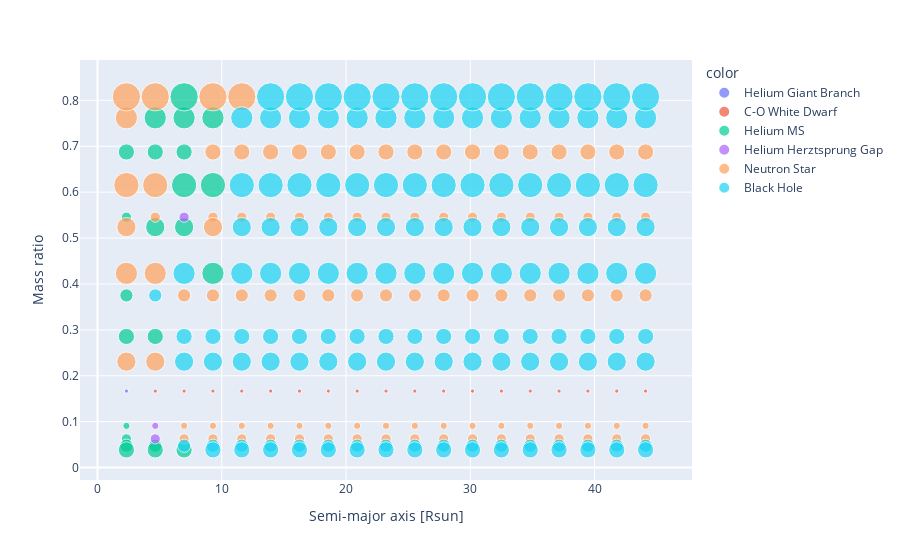

Notebook source saved alongside this figure:
### Code cell
fig = px.scatter(x=semi_major_axes, y=mass_ratios, size=np.square(total_masses), color=stellar_types,
                 hover_name=stellar_types,
                 hover_data={
                     'Semi-major axis': semi_major_axes,
                     'Total mass': total_masses,
                     'Merger': mergers
                 })
fig.update_xaxes(title="Semi-major axis [Rsun]")
fig.update_yaxes(title="Mass ratio")

### Figure 1 — Plotly figure (JSON) as saved in the notebook; plotly's stock layout.template omitted (floating-point values rounded to 4 significant figures; data arrays with more than 128 entries replaced by an {"elided": "..."} marker saying what was removed)
{"data": [{"customdata": [[2.326, 7, "Yes"]], "hovertemplate": "<b>%{hovertext}</b><br><br>color=Helium Giant Branch<br>x=%{x}<br>y=%{y}<br>size=%{marker.size}<br>Semi-major axis=%{customdata[0]}<br>Total mass=%{customdata[1]}<br>Merger=%{customdata[2]}<extra></extra>", "hovertext": ["Helium Giant Branch"], "legendgroup": "Helium Giant Branch", "marker": {"color": "#636efa", "size": [49], "sizemode": "area", "sizeref": 5.522, "symbol": "circle"}, "mode": "markers", "name": "Helium Giant Branch", "orientation": "v", "showlegend": true, "type": "scatter", "x": [2.326], "xaxis": "x", "y": [0.1667], "yaxis": "y"}, {"customdata": [[4.647, 7, "No"], [6.968, 7, "No"], [9.289, 7, "No"], [11.61, 7, "No"], [13.93, 7, "No"], [16.25, 7, "No"], [18.57, 7, "No"], [20.89, 7, "No"], [23.22, 7, "No"], [25.54, 7, "No"], [27.86, 7, "No"], [30.18, 7, "No"], [32.5, 7, "No"], [34.82, 7, "No"], [37.14, 7, "No"], [39.46, 7, "No"], [41.79, 7, "No"], [44.11, 7, "No"]], "hovertemplate": "<b>%{hovertext}</b><br><br>color=C-O White Dwarf<br>x=%{x}<br>y=%{y}<br>size=%{marker.size}<br>Semi-major axis=%{customdata[0]}<br>Total mass=%{customdata[1]}<br>Merger=%{customdata[2]}<extra></extra>", "hovertext": ["C-O White Dwarf", "C-O White Dwarf", "C-O White Dwarf", "C-O White Dwarf", "C-O White Dwarf", "C-O White Dwarf", "C-O White Dwarf", "C-O White Dwarf", "C-O White Dwarf", "C-O White Dwarf", "C-O White Dwarf", "C-O White Dwarf", "C-O White Dwarf", "C-O White Dwarf", "C-O White Dwarf", "C-O White Dwarf", "C-O White Dwarf", "C-O White Dwarf"], "legendgroup": "C-O White Dwarf", "marker": {"color": "#EF553B", "size": [49, 49, 49, 49, 49, 49, 49, 49, 49, 49, 49, 49, 49, 49, 49, 49, 49, 49], "sizemode": "area", "sizeref": 5.522, "symbol": "circle"}, "mode": "markers", "name": "C-O White Dwarf", "orientation": "v", "showlegend": true, "type": "scatter", "x": [4.647, 6.968, 9.289, 11.61, 13.93, 16.25, 18.57, 20.89, 23.22, 25.54, 27.86, 30.18, 32.5, 34.82, 37.14, 39.46, 41.79, 44.11], "xaxis": "x", "y": [0.1667, 0.1667, 0.1667, 0.1667, 0.1667, 0.1667, 0.1667, 0.1667, 0.1667, 0.1667, 0.1667, 0.1667, 0.1667, 0.1667, 0.1667, 0.1667, 0.1667, 0.1667], "yaxis": "y"}, {"customdata": [[2.326, 12, "Yes"], [2.326, 17, "Yes"], [2.326, 17, "Yes"], [2.326, 22, "Yes"], [2.326, 27, "Yes"], [4.647, 27, "Yes"], [6.968, 27, "Yes"], [2.326, 22, "Yes"], [4.647, 22, "Yes"], [2.326, 27, "Yes"], [4.647, 27, "Yes"], [4.647, 32, "Yes"], [6.968, 32, "Yes"], [4.647, 37, "Yes"], [6.968, 37, "Yes"], [9.289, 37, "Yes"], [2.326, 27, "Yes"], [4.647, 27, "Yes"], [6.968, 27, "Yes"], [9.289, 37, "Yes"], [6.968, 42, "Yes"], [9.289, 42, "Yes"], [6.968, 47, "Yes"]], "hovertemplate": "<b>%{hovertext}</b><br><br>color=Helium MS<br>x=%{x}<br>y=%{y}<br>size=%{marker.size}<br>Semi-major axis=%{customdata[0]}<br>Total mass=%{customdata[1]}<br>Merger=%{customdata[2]}<extra></extra>", "hovertext": ["Helium MS", "Helium MS", "Helium MS", "Helium MS", "Helium MS", "Helium MS", "Helium MS", "Helium MS", "Helium MS", "Helium MS", "Helium MS", "Helium MS", "Helium MS", "Helium MS", "Helium MS", "Helium MS", "Helium MS", "Helium MS", "Helium MS", "Helium MS", "Helium MS", "Helium MS", "Helium MS"], "legendgroup": "Helium MS", "marker": {"color": "#00cc96", "size": [144, 289, 289, 484, 729, 729, 729, 484, 484, 729, 729, 1024, 1024, 1369, 1369, 1369, 729, 729, 729, 1369, 1764, 1764, 2209], "sizemode": "area", "sizeref": 5.522, "symbol": "circle"}, "mode": "markers", "name": "Helium MS", "orientation": "v", "showlegend": true, "type": "scatter", "x": [2.326, 2.326, 2.326, 2.326, 2.326, 4.647, 6.968, 2.326, 4.647, 2.326, 4.647, 4.647, 6.968, 4.647, 6.968, 9.289, 2.326, 4.647, 6.968, 9.289, 6.968, 9.289, 6.968], "xaxis": "x", "y": [0.09091, 0.5455, 0.0625, 0.375, 0.6875, 0.6875, 0.6875, 0.04762, 0.04762, 0.2857, 0.2857, 0.5238, 0.5238, 0.7619, 0.7619, 0.7619, 0.03846, 0.03846, 0.03846, 0.4231, 0.6154, 0.6154, 0.8077], "yaxis": "y"}, {"customdata": [[4.647, 12, "Yes"], [6.968, 17, "Yes"], [4.647, 17, "Yes"]], "hovertemplate": "<b>%{hovertext}</b><br><br>color=Helium Herztsprung Gap<br>x=%{x}<br>y=%{y}<br>size=%{marker.size}<br>Semi-major axis=%{customdata[0]}<br>Total mass=%{customdata[1]}<br>Merger=%{customdata[2]}<extra></extra>", "hovertext": ["Helium Herztsprung Gap", "Helium Herztsprung Gap", "Helium Herztsprung Gap"], "legendgroup": "Helium Herztsprung Gap", "marker": {"color": "#ab63fa", "size": [144, 289, 289], "sizemode": "area", "sizeref": 5.522, "symbol": "circle"}, "mode": "markers", "name": "Helium Herztsprung Gap", "orientation": "v", "showlegend": true, "type": "scatter", "x": [4.647, 6.968, 4.647], "xaxis": "x", "y": [0.09091, 0.5455, 0.0625], "yaxis": "y"}, {"customdata": {"elided": "97x3 mixed values"}, "hovertemplate": "<b>%{hovertext}</b><br><br>color=Neutron Star<br>x=%{x}<br>y=%{y}<br>size=%{marker.size}<br>Semi-major axis=%{customdata[0]}<br>Total mass=%{customdata[1]}<br>Merger=%{customdata[2]}<extra></extra>", "hovertext": ["Neutron Star", "Neutron Star", "Neutron Star", "Neutron Star", "Neutron Star", "Neutron Star", "Neutron Star", "Neutron Star", "Neutron Star", "Neutron Star", "Neutron Star", "Neutron Star", "Neutron Star", "Neutron Star", "Neutron Star", "Neutron Star", "Neutron Star", "Neutron Star", "Neutron Star", "Neutron Star", "Neutron Star", "Neutron Star", "Neutron Star", "Neutron Star", "Neutron Star", "Neutron Star", "Neutron Star", "Neutron Star", "Neutron Star", "Neutron Star", "Neutron Star", "Neutron Star", "Neutron Star", "Neutron Star", "Neutron Star", "Neutron Star", "Neutron Star", "Neutron Star", "Neutron Star", "Neutron Star", "Neutron Star", "Neutron Star", "Neutron Star", "Neutron Star", "Neutron Star", "Neutron Star", "Neutron Star", "Neutron Star", "Neutron Star", "Neutron Star", "Neutron Star", "Neutron Star", "Neutron Star", "Neutron Star", "Neutron Star", "Neutron Star", "Neutron Star", "Neutron Star", "Neutron Star", "Neutron Star", "Neutron Star", "Neutron Star", "Neutron Star", "Neutron Star", "Neutron Star", "Neutron Star", "Neutron Star", "Neutron Star", "Neutron Star", "Neutron Star", "Neutron Star", "Neutron Star", "Neutron Star", "Neutron Star", "Neutron Star", "Neutron Star", "Neutron Star", "Neutron Star", "Neutron Star", "Neutron Star", "Neutron Star", "Neutron Star", "Neutron Star", "Neutron Star", "Neutron Star", "Neutron Star", "Neutron Star", "Neutron Star", "Neutron Star", "Neutron Star", "Neutron Star", "Neutron Star", "Neutron Star", "Neutron Star", "Neutron Star", "Neutron Star", "Neutron Star"], "legendgroup": "Neutron Star", "marker": {"color": "#FFA15A", "size": [144, 144, 144, 144, 144, 144, 144, 144, 144, 144, 144, 144, 144, 144, 144, 144, 144, 289, 289, 289, 289, 289, 289, 289, 289, 289, 289, 289, 289, 289, 289, 289, 289, 289, 289, 289, 289, 289, 289, 289, 289, 289, 289, 289, 289, 289, 289, 289, 289, 289, 289, 484, 484, 484, 484, 484, 484, 484, 484, 484, 484, 484, 484, 484, 484, 484, 484, 484, 729, 729, 729, 729, 729, 729, 729, 729, 729, 729, 729, 729, 729, 729, 729, 729, 1024, 1024, 1369, 1024, 1024, 1369, 1369, 1764, 1764, 2209, 2209, 2209, 2209], "sizemode": "area", "sizeref": 5.522, "symbol": "circle"}, "mode": "markers", "name": "Neutron Star", "orientation": "v", "showlegend": true, "type": "scatter", "x": [6.968, 9.289, 11.61, 13.93, 16.25, 18.57, 20.89, 23.22, 25.54, 27.86, 30.18, 32.5, 34.82, 37.14, 39.46, 41.79, 44.11, 4.647, 9.289, 11.61, 13.93, 16.25, 18.57, 20.89, 23.22, 25.54, 27.86, 30.18, 32.5, 34.82, 37.14, 39.46, 41.79, 44.11, 6.968, 9.289, 11.61, 13.93, 16.25, 18.57, 20.89, 23.22, 25.54, 27.86, 30.18, 32.5, 34.82, 37.14, 39.46, 41.79, 44.11, 6.968, 9.289, 11.61, 13.93, 16.25, 18.57, 20.89, 23.22, 25.54, 27.86, 30.18, 32.5, 34.82, 37.14, 39.46, 41.79, 44.11, 9.289, 11.61, 13.93, 16.25, 18.57, 20.89, 23.22, 25.54, 27.86, 30.18, 32.5, 34.82, 37.14, 39.46, 41.79, 44.11, 2.326, 9.289, 2.326, 2.326, 4.647, 2.326, 4.647, 2.326, 4.647, 2.326, 4.647, 9.289, 11.61], "xaxis": "x", "y": [0.09091, 0.09091, 0.09091, 0.09091, 0.09091, 0.09091, 0.09091, 0.09091, 0.09091, 0.09091, 0.09091, 0.09091, 0.09091, 0.09091, 0.09091, 0.09091, 0.09091, 0.5455, 0.5455, 0.5455, 0.5455, 0.5455, 0.5455, 0.5455, 0.5455, 0.5455, 0.5455, 0.5455, 0.5455, 0.5455, 0.5455, 0.5455, 0.5455, 0.5455, 0.0625, 0.0625, 0.0625, 0.0625, 0.0625, 0.0625, 0.0625, 0.0625, 0.0625, 0.0625, 0.0625, 0.0625, 0.0625, 0.0625, 0.0625, 0.0625, 0.0625, 0.375, 0.375, 0.375, 0.375, 0.375, 0.375, 0.375, 0.375, 0.375, 0.375, 0.375, 0.375, 0.375, 0.375, 0.375, 0.375, 0.375, 0.6875, 0.6875, 0.6875, 0.6875, 0.6875, 0.6875, 0.6875, 0.6875, 0.6875, 0.6875, 0.6875, 0.6875, 0.6875, 0.6875, 0.6875, 0.6875, 0.5238, 0.5238, 0.7619, 0.2308, 0.2308, 0.4231, 0.4231, 0.6154, 0.6154, 0.8077, 0.8077, 0.8077, 0.8077], "yaxis": "y"}, {"customdata": {"elided": "143x3 mixed values"}, "hovertemplate": "<b>%{hovertext}</b><br><br>color=Black Hole<br>x=%{x}<br>y=%{y}<br>size=%{marker.size}<br>Semi-major axis=%{customdata[0]}<br>Total mass=%{customdata[1]}<br>Merger=%{customdata[2]}<extra></extra>", "hovertext": {"elided": "143 str values"}, "legendgroup": "Black Hole", "marker": {"color": "#19d3f3", "size": {"elided": "143 int values"}, "sizemode": "area", "sizeref": 5.522, "symbol": "circle"}, "mode": "markers", "name": "Black Hole", "orientation": "v", "showlegend": true, "type": "scatter", "x": {"elided": "143 float values"}, "xaxis": "x", "y": {"elided": "143 float values"}, "yaxis": "y"}], "layout": {"legend": {"itemsizing": "constant", "title": {"text": "color"}, "tracegroupgap": 0}, "margin": {"t": 60}, "xaxis": {"anchor": "y", "domain": [0, 1], "title": {"text": "Semi-major axis [Rsun]"}}, "yaxis": {"anchor": "x", "domain": [0, 1], "title": {"text": "Mass ratio"}}}}
